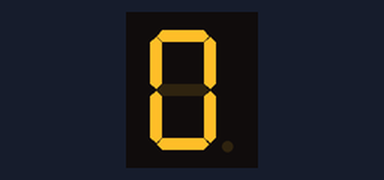
Recording of a sketch running on a simulated Arduino Uno, built with avr-gcc and run on an emulated ATmega328P. Shown: 1-digit seven-segment display. Wiring (inferred from the names in the program): 1-digit 7-segment display, segments lit when HIGH: segments pin 0, pin 1, pin 2, pin 3, pin 4, pin 5, pin 6, pin 7. The segment pins are drawn as the display they are named for.

Above: at 0.5 s.
At 11.4 s:
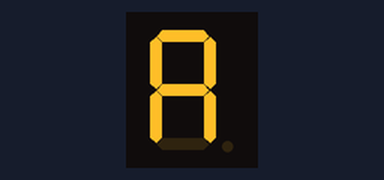
At 13.6 s:
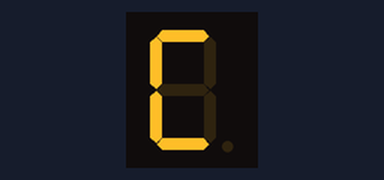
At 15.8 s:
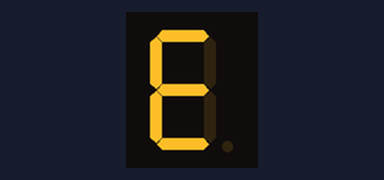
At 16.9 s:
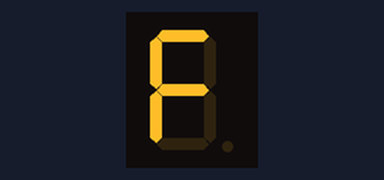
At 32.1 s:
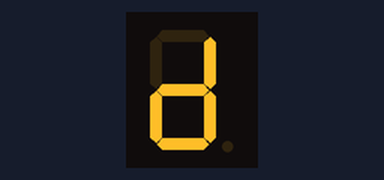

Measured:
- what the display in image 0 shows lasts 0.6 s, from 0.5 s to 1.1 s
- what the display in image 2 shows lasts 0.7 s, from 13.5 s to 14.2 s

The sketch:

seven_segment_bitshift.ino
```cpp
#include <stdint.h>


using byte = uint8_t;

const byte pin_a = 0;
const byte pin_b = 1;
const byte pin_c = 2;
const byte pin_d = 3;
const byte pin_e = 4;
const byte pin_f = 5;
const byte pin_g = 6;
const byte pin_dp = 7;

/**
Output pins for digits.

The decimal-point is handled separately.
*/
const byte pins[] = {pin_a, pin_b, pin_c, pin_d, pin_e, pin_f, pin_g};

// Single digit bit-pattern in order of: a, b, c, d, e, f, g
const byte digits[] = {
  0x7E,   // 0
  0x30,   // 1
  0x6D,   // 2
  0x79,   // 3
  0x33,   // 4
  0x5B,   // 5
  0x5F,   // 6
  0x70,   // 7
  0x7F,   // 8
  0x7B,   // 9
  0x77,   // A
  0x1F,   // B
  0x4E,   // C
  0x3D,   // D
  0x4F,   // E
  0x47,   // F
};


void clear() {
  // Turn off digit
  digitalWrite(pin_dp, LOW);
  for(const byte &pin : pins) {
    digitalWrite(pin, LOW);
  }
}


void write_segment(const byte& pin, const byte& state) {
  digitalWrite(pin, !digitalRead(pin));
  delay(70);
  digitalWrite(pin, state);
  delay(0);
}

/**
Write the given digit to the 7-digit pins.
Animate using ordering.
*/
void write_digit(const byte& digit) {
  /*
  for(int i=0; i<7; i++) {
    digitalWrite(pins[i], ((1<<i) & digit));
    delay(100);
  }
  */
  write_segment(pin_f, (1<<1) & digit);
  write_segment(pin_a, (1<<6) & digit);
  write_segment(pin_b, (1<<5) & digit);
  write_segment(pin_c, (1<<4) & digit);
  write_segment(pin_d, (1<<3) & digit);
  write_segment(pin_e, (1<<2) & digit);
  write_segment(pin_g, (1<<0) & digit);
}


void setup() {
  // Set all pins to output
  pinMode(pin_dp, OUTPUT);
  for(const byte &pin : pins) {
    pinMode(pin, OUTPUT);
  }
  clear();
}


// the loop function runs over and over again forever
void loop() {
  for(const byte &digit : digits) {
    write_digit(digit);
    delay(600);
  }
}
```
